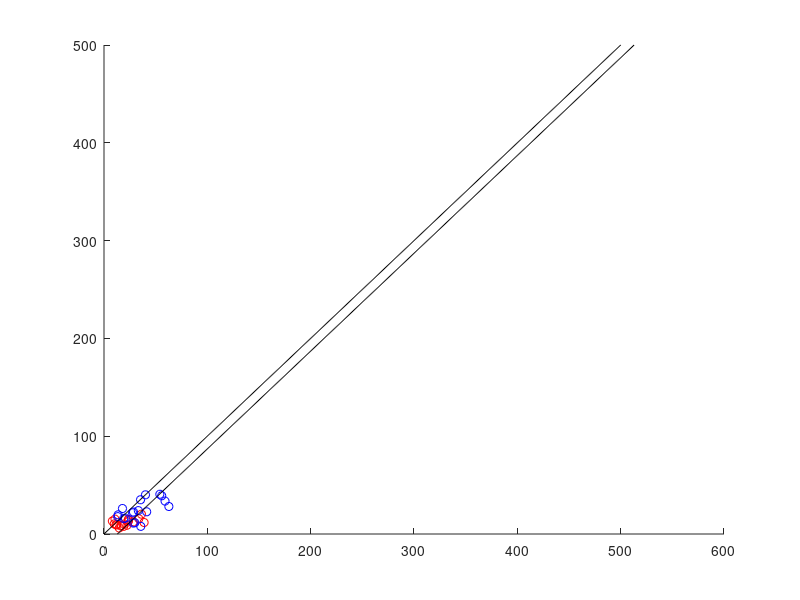

Reproduce this figure in MATLAB. (Note: this script raises an error after producing the figure.)
clearvars


observed_velocity1 = [8.1	11.67142857	10.61666667	9.916666667	12.41428571	19.38571429
                       23.2,	33.7,	38.81428571,	36.21428571,	28.38571429,	23.52857143,
                       23.74285714,	16.32857143,	14.7,	19.04285714,	16.85714286,	22.25714286];
calculated_velocity1 = [13.208922	9.497057	15.25822	10.288294	9.2971811	10.178657
                       12.335970	15.585253	11.756020	20.270302	12.428949	14.85545170,
                       13.769360	8.2924585	6.1064577	7.8312917	8.7145500	8.9868648];

observed_velocity2 = [59.06666667,	55.86666667,	35.36666667,	40.13333333,	62.76666667,	54.03333333,
                       41.3,	35.6,	29.83333333,	27.66666667,	33.23333333,	28.26666667,
                       13.26666667	19.06666667	17.86666667	13.63333333	20.6	28.53333333];

calculated_velocity2 = [33.660065	39.108009	35.025589	40.070942	28.136221	40.636765,
                        22.723385	7.8202724	11.516070	21.668564	23.913403	11.193502,
                       17.767529	15.658792	26.057848	19.613649	16.228748	22.487789];

%%

% plot 유속 산점도


figure;

scatter(observed_velocity1, calculated_velocity1, 'r'); 

hold on; 

scatter(observed_velocity2, calculated_velocity2, 'b'); % 

x_values = 0:500;
plot(x_values, x_values, 'k');

err1 = plot(x_values+13, x_values, 'k');
err1.Color = [0 0 0 0.2];


err2 = plot(x_values-13, x_values, 'k');
err2.Color = [0 0 0 0.2];


p1 = polyfit(observed_velocity1, calculated_velocity1, 1);  % 선형 회귀
f1 = polyval(p1, x_values);  % 추세선 계산
plot1 = plot(x_values, f1, 'r', 'LineWidth', 0.1);  % 추세선 플롯
plot1.Color = [1 0 0 0.4];


p2 = polyfit(observed_velocity2, calculated_velocity2, 1);  % 선형 회귀
f2 = polyval(p2, x_values);  % 추세선 계산
plot2 = plot(x_values, f2, 'b', 'LineWidth', 0.1);  % 추세선 플롯
plot2.Color = [0 0 1 0.4];

xlim([0 60]);
ylim([0 60]);

xlabel('Observed Velocity(cm/sec)');
ylabel('Calculated Velocity(cm/sec)');

legend('상왕등도', '울릉도','Location','Best');

grid on;

%%

observed_velocity1 = [8.1	11.67142857	10.61666667	9.916666667	12.41428571	19.38571429
                       23.2,	33.7,	38.81428571,	36.21428571,	28.38571429,	23.52857143,
                       23.74285714,	16.32857143,	14.7,	19.04285714,	16.85714286,	22.25714286];
calculated_velocity1 = [13.208922	9.497057	15.25822	10.288294	9.2971811	10.178657
                       12.335970	15.585253	11.756020	20.270302	12.428949	0.85545170,
                       13.769360	8.2924585	6.1064577	7.8312917	8.7145500	8.9868648];

observed_velocity2 = [59.06666667,	55.86666667,	35.36666667,	40.13333333,	62.76666667,	54.03333333,
                       41.3,	35.6,	29.83333333,	27.66666667,	33.23333333,	28.26666667,
                       13.26666667	19.06666667	17.86666667	13.63333333	20.6	28.53333333];

calculated_velocity2 = [33.660065	39.108009	35.025589	40.070942	28.136221	40.636765,
                        22.723385	7.8202724	11.516070	21.668564	23.913403	11.193502,
                       17.767529	15.658792	26.057848	19.613649	16.228748	22.487789];


%%
% 상왕등도 유속 상관계수

corr = [];
length = size(observed_velocity1);

for i = 1:length(1)
   ob = observed_velocity1(i,:);
   cal = calculated_velocity1(i,:);
   corr_result = corrcoef(ob, cal);
   corr(i) = corr_result(2,1);
end

corr
corr_average = mean(abs(corr))

%%
% 울릉도 유속 상관계수

corr = [];
for i = 1:length(1);
   ob = observed_velocity2(i,:);
   cal = calculated_velocity2(i,:);
   corr_result = corrcoef(ob, cal);
   corr(i) = corr_result(2,1);
end
corr
corr_average = mean(abs(corr))


%%


observed_direction1 = [118	73.71428571	44.83333333	285.1666667	309.4285714	282.5714286
                       246.7142857	229.8333333	223.2857143	201.5714286	169	253.4285714
                       316.2857143	272.2857143	234.4285714	204	168.4285714	131.2857143];
calculated_direction1 = [88.505623	34.135136	74.694809	311.93002	369.050549	297.92905
                        269.93729	294.67090	237.66823	259.94446	132.75618	310.66327
                        269.62482	223.98148	240.29657	176.97166	226.61885	155.46161];

observed_direction2 = [168	173	156.3333333	136.6666667	173.6666667	175
                        239.6666667	235	233	211.3333333	198.6666667	217
                        217.6666667	187	187.3333333	160.3333333	178	195];
calculated_direction2 = [181.05421	180.80862	187.27702	184.47845	187.56621	18.25209
                        245.80946	260.25531	391.642710	176.84045	239.93243	130.81198
                        197.91049	178.04893	78.405670	216.41882	267.81784	243.38809];

%%
% plot 유향 산점도

figure;

scatter(observed_direction1, calculated_direction1, 'r');
hold on;

scatter(observed_direction2, calculated_direction2, 'b');

x_values = 0:500;
plot(x_values, x_values, 'k');

err1 = plot(x_values+64, x_values, 'k');
err1.Color = [0 0 0 0.2];


err2 = plot(x_values-64, x_values, 'k');
err2.Color = [0 0 0 0.2];


p1 = polyfit(observed_direction1, calculated_direction1, 1);  % 선형 회귀
f1 = polyval(p1, x_values);  % 추세선 계산
plot1 = plot(x_values, f1, 'r', 'LineWidth', 0.1);  % 추세선 플롯
plot1.Color = [1 0 0 0.4];

p2 = polyfit(observed_direction2, calculated_direction2, 1);  % 선형 회귀
f2 = polyval(p2, x_values);  % 추세선 계산
plot2 = plot(x_values, f2, 'b', 'LineWidth', 0.1);  % 추세선 플롯
plot2.Color = [0 0 1 0.4];


xlim([30 390]);
ylim([30 390]);

xlabel('Observed Direction(°)');
ylabel('Calculated Direction(°)');

legend('상왕등도', '울릉도','Location','Best');

% 그리드 추가
grid on;

%%

observed_direction1 = [118	73.71428571	44.83333333	285.1666667	309.4285714	282.5714286
                       246.7142857	227.8333333	223.2857143	201.5714286	169	253.4285714
                       316.2857143	272.2857143	234.4285714	204	168.4285714	131.2857143];
calculated_direction1 = [88.505623	34.135136	74.694809	311.93002	369.050549	297.92905
                        269.93729	294.67090	237.66823	259.94446	132.75618	310.66327
                        269.62482	223.98148	240.29657	176.97166	226.61885	155.46161];

observed_direction2 = [168	173	156.3333333	156.6666667	173.6666667	175
                        239.6666667	241	233	211.3333333	198.6666667	217
                        217.6666667	187	187.3333333	160.3333333	178	195];
calculated_direction2 = [181.05421	180.80862	187.27702	184.47845	187.56621	180.25209
                        245.80946	260.25531	391.642710	176.84045	239.93243	130.81198
                        197.91049	178.04893	78.405670	216.41882	267.81784	243.38809];

%%
% 상왕등도 유향 상관계수
corr = [];
length = size(observed_direction1);

for i = 1:length(1)
   ob = observed_direction1(i,:);
   cal = calculated_direction1(i,:);
   corr_result = corrcoef(ob, cal);
   corr(i) = corr_result(2,1);
end

corr
corr_average = mean(abs(corr))
%%
% 울릉도 유향 상관계수

corr = [];
for i = 1:length(1);
   ob = observed_direction2(i,:);
   cal = calculated_direction2(i,:);
   corr_result = corrcoef(ob, cal);
   corr(i) = corr_result(2,1);
end
corr
corr_average = mean(abs(corr))
